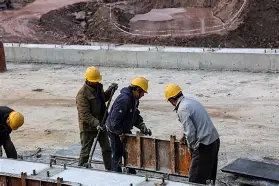
#> input picture 数据增强/datsset/image/001.png, 279 x 186 px
$ python main.py
#> lines starting #> are read from the running program, lines starting #| are printed output that depends on the picture
# -*- coding: utf-8 -*-
"""OpenCV 数据增强课堂案例。"""

from __future__ import annotations

import math
import sys
from pathlib import Path

import cv2
import matplotlib.pyplot as plt
import numpy as np

PROJECT_DIR = Path(__file__).resolve().parent
INPUT_IMAGE_PATH = PROJECT_DIR / "datsset" / "image" / "001.png"
OUTPUT_DIR = PROJECT_DIR / "output"
SHOW_WINDOW = True
RANDOM_SEED = 42

plt.rcParams["font.sans-serif"] = [
    "Microsoft YaHei",
    "SimHei",
    "Arial Unicode MS",
    "DejaVu Sans",
]
plt.rcParams["axes.unicode_minus"] = False


def validate_image(image: np.ndarray) -> None:
    """检查图像是否为非空的 uint8 灰度图或彩色图。"""
    if not isinstance(image, np.ndarray) or image.size == 0:
        raise ValueError("图像必须是非空的 NumPy 数组")
    if image.ndim not in (2, 3):
        raise ValueError("图像必须是二维灰度图或三维彩色图")
    if image.ndim == 3 and image.shape[2] not in (1, 3, 4):
        raise ValueError("图像通道数必须为 1、3 或 4")
    if image.dtype != np.uint8:
        raise ValueError("图像数据类型必须为 uint8")


def read_image(path: str | Path) -> np.ndarray:
    """从字节流解码图像，以支持 Windows 中文路径。"""
    image_path = Path(path)
    if not image_path.is_file():
        raise FileNotFoundError(f"输入图像不存在：{image_path}")
    data = np.fromfile(str(image_path), dtype=np.uint8)
    if data.size == 0:
        raise ValueError(f"输入图像为空：{image_path}")
    image = cv2.imdecode(data, cv2.IMREAD_COLOR)
    if image is None or image.size == 0:
        raise ValueError(f"无法解码输入图像：{image_path}")
    validate_image(image)
    return image


def write_image(path: str | Path, image: np.ndarray) -> None:
    """编码并保存图像，以支持 Windows 中文路径。"""
    validate_image(image)
    output_path = Path(path)
    output_path.parent.mkdir(parents=True, exist_ok=True)
    suffix = output_path.suffix or ".png"
    success, encoded = cv2.imencode(suffix, image)
    if not success:
        raise OSError(f"无法编码输出图像：{output_path}")
    output_path.write_bytes(encoded.tobytes())


def _finite_number(value: float, name: str) -> float:
    if isinstance(value, bool) or not isinstance(value, (int, float)):
        raise ValueError(f"{name}必须是有限数字")
    result = float(value)
    if not math.isfinite(result):
        raise ValueError(f"{name}必须是有限数字")
    return result


def horizontal_flip(image: np.ndarray) -> np.ndarray:
    """水平翻转，模拟不同拍摄方向。"""
    validate_image(image)
    return cv2.flip(image, 1)


def rotate_image(image: np.ndarray, angle_degrees: float = 15.0) -> np.ndarray:
    """按顺时针角度旋转，输出尺寸保持不变。"""
    validate_image(image)
    angle = _finite_number(angle_degrees, "旋转角度")
    height, width = image.shape[:2]
    center = ((width - 1) / 2.0, (height - 1) / 2.0)
    matrix = cv2.getRotationMatrix2D(center, -angle, 1.0)
    return cv2.warpAffine(
        image,
        matrix,
        (width, height),
        flags=cv2.INTER_LINEAR,
        borderMode=cv2.BORDER_CONSTANT,
        borderValue=0,
    )


def adjust_brightness(image: np.ndarray, factor: float) -> np.ndarray:
    """按比例调整亮度，并将像素裁剪到 0～255。"""
    validate_image(image)
    brightness_factor = _finite_number(factor, "亮度系数")
    if brightness_factor < 0:
        raise ValueError("亮度系数不能为负数")
    adjusted = image.astype(np.float32) * brightness_factor
    return np.clip(adjusted, 0, 255).astype(np.uint8)


def gaussian_blur(image: np.ndarray, kernel_size: int = 7) -> np.ndarray:
    """使用正方形高斯核模拟相机失焦。"""
    validate_image(image)
    if isinstance(kernel_size, bool) or not isinstance(kernel_size, int):
        raise ValueError("高斯卷积核大小必须是正奇数")
    if kernel_size <= 0 or kernel_size % 2 == 0:
        raise ValueError("高斯卷积核大小必须是正奇数")
    return cv2.GaussianBlur(image, (kernel_size, kernel_size), 0)


def add_gaussian_noise(
    image: np.ndarray,
    mean: float = 0.0,
    stddev: float = 20.0,
    seed: int = RANDOM_SEED,
) -> np.ndarray:
    """添加可复现的高斯噪声。"""
    validate_image(image)
    noise_mean = _finite_number(mean, "噪声均值")
    noise_stddev = _finite_number(stddev, "噪声标准差")
    if noise_stddev < 0:
        raise ValueError("噪声标准差不能为负数")
    if isinstance(seed, bool) or not isinstance(seed, int):
        raise ValueError("随机种子必须是整数")
    generator = np.random.default_rng(seed)
    noise = generator.normal(noise_mean, noise_stddev, image.shape)
    noisy = image.astype(np.float32) + noise.astype(np.float32)
    return np.clip(noisy, 0, 255).astype(np.uint8)


def validate_augmented_result(
    name: str, result: np.ndarray, reference: np.ndarray
) -> None:
    """验证增强结果的尺寸、类型和像素范围。"""
    validate_image(reference)
    validate_image(result)
    if result.shape != reference.shape:
        raise ValueError(f"{name}结果尺寸或通道数与原图不一致")
    if int(result.min()) < 0 or int(result.max()) > 255:
        raise ValueError(f"{name}结果像素超出 0～255")


def combined_augmentation(image: np.ndarray, seed: int = RANDOM_SEED) -> np.ndarray:
    """依次执行旋转、亮度降低、模糊和加噪声。"""
    result = rotate_image(image, angle_degrees=15.0)
    result = adjust_brightness(result, factor=0.55)
    result = gaussian_blur(result, kernel_size=7)
    return add_gaussian_noise(result, mean=0.0, stddev=20.0, seed=seed)


OUTPUT_FILENAMES = {
    "原图": "00_原图.png",
    "水平翻转": "01_水平翻转.png",
    "顺时针旋转 15°": "02_旋转.png",
    "亮度降低": "03_亮度降低.png",
    "亮度提高": "04_亮度提高.png",
    "高斯模糊": "05_高斯模糊.png",
    "高斯噪声": "06_添加高斯噪声.png",
    "多增强组合": "07_多增强组合.png",
}


def build_augmented_images(
    image: np.ndarray, seed: int = RANDOM_SEED
) -> dict[str, np.ndarray]:
    """生成课堂对比所需的全部图像。"""
    validate_image(image)
    images = {
        "原图": image.copy(),
        "水平翻转": horizontal_flip(image),
        "顺时针旋转 15°": rotate_image(image, angle_degrees=15.0),
        "亮度降低": adjust_brightness(image, factor=0.55),
        "亮度提高": adjust_brightness(image, factor=1.45),
        "高斯模糊": gaussian_blur(image, kernel_size=7),
        "高斯噪声": add_gaussian_noise(image, stddev=20.0, seed=seed),
        "多增强组合": combined_augmentation(image, seed=seed),
    }
    for name, result in images.items():
        validate_augmented_result(name, result, image)
    return images


def save_augmented_images(
    images: dict[str, np.ndarray], output_dir: str | Path
) -> list[Path]:
    """按固定的教学顺序保存原图和增强结果。"""
    destination = Path(output_dir)
    destination.mkdir(parents=True, exist_ok=True)
    paths: list[Path] = []
    for name, filename in OUTPUT_FILENAMES.items():
        if name not in images:
            raise ValueError(f"缺少待保存的图像：{name}")
        path = destination / filename
        write_image(path, images[name])
        paths.append(path)
    return paths


def _display_image(image: np.ndarray) -> np.ndarray:
    if image.ndim == 2:
        return image
    if image.shape[2] == 1:
        return image[:, :, 0]
    if image.shape[2] == 3:
        return cv2.cvtColor(image, cv2.COLOR_BGR2RGB)
    return cv2.cvtColor(image, cv2.COLOR_BGRA2RGBA)


def create_comparison_figure(
    images: dict[str, np.ndarray],
    output_path: str | Path,
    show: bool = True,
) -> Path:
    """生成并保存 2×4 数据增强效果对比图。"""
    if list(images) != list(OUTPUT_FILENAMES):
        raise ValueError("对比图的图像名称或顺序不正确")
    figure, axes = plt.subplots(2, 4, figsize=(16, 8))
    for axis, (title, image) in zip(axes.flat, images.items()):
        display = _display_image(image)
        axis.imshow(display, cmap="gray" if display.ndim == 2 else None)
        axis.set_title(title, fontsize=13)
        axis.axis("off")
    figure.suptitle("施工现场图像数据增强效果对比", fontsize=18, fontweight="bold")
    figure.tight_layout(rect=(0, 0, 1, 0.94))

    destination = Path(output_path)
    destination.parent.mkdir(parents=True, exist_ok=True)
    figure.savefig(destination, dpi=160, bbox_inches="tight")
    if show:
        plt.show()
    plt.close(figure)
    return destination


def run_demo(
    input_path: str | Path = INPUT_IMAGE_PATH,
    output_dir: str | Path = OUTPUT_DIR,
    show: bool = SHOW_WINDOW,
) -> list[Path]:
    """运行完整教学案例并返回生成文件路径。"""
    image = read_image(input_path)
    images = build_augmented_images(image, seed=RANDOM_SEED)
    generated = save_augmented_images(images, output_dir)
    comparison_path = create_comparison_figure(
        images,
        Path(output_dir) / "数据增强效果对比.png",
        show=show,
    )
    generated.append(comparison_path)
    return generated


def main() -> int:
    """运行课堂案例并返回程序退出码。"""
    print("\n" + "=" * 60)
    print("OpenCV 数据增强课堂教学案例")
    print("=" * 60)
    print(f"输入图像：{INPUT_IMAGE_PATH}")
    try:
        generated = run_demo(show=SHOW_WINDOW)
#> in read_image, image is the input picture: shape (186, 279, 3); mean B, G, R 122.3, 123.8, 130.2
#> in adjust_brightness, `adjusted = image.astype(np.float32) * brightness_factor`:
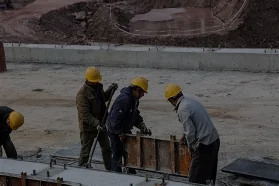
#> adjusted: shape (186, 279, 3) float32; mean B, G, R 67.3, 68.1, 71.6
#> in add_gaussian_noise, `noisy = image.astype(np.float32) + noise.astype(np.float32)`:
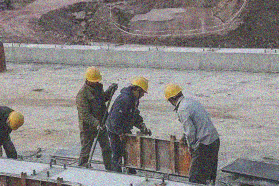
#> noisy: shape (186, 279, 3) float32; mean B, G, R 122.2, 123.8, 130.1; drawn with min black and max white
#> in add_gaussian_noise, `return np.clip(noisy, 0, 255).astype(np.uint8)`:
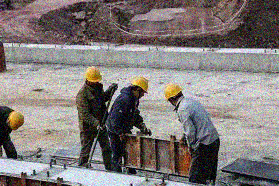
#> returned value: shape (186, 279, 3); mean of channels 0, 1, 2 122, 123.6, 129.8; drawn as B, G, R
#> call 3 of adjust_brightness, with factor = 0.55
#> in adjust_brightness (call 3), `adjusted = image.astype(np.float32) * brightness_factor`:
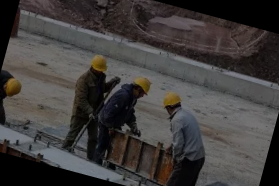
#> adjusted: shape (186, 279, 3) float32; mean B, G, R 61.7, 62.7, 65.7
#> call 2 of add_gaussian_noise, with mean = 0, stddev = 20, seed = 42
#> in add_gaussian_noise (call 2), `noisy = image.astype(np.float32) + noise.astype(np.float32)`:
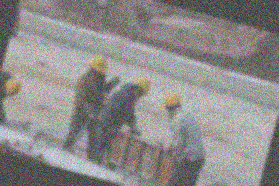
#> noisy: shape (186, 279, 3) float32; mean B, G, R 61.1, 62.3, 65.2; drawn with min black and max white
#> in add_gaussian_noise (call 2), `return np.clip(noisy, 0, 255).astype(np.uint8)`:
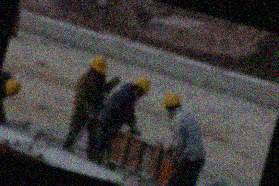
#> returned value: shape (186, 279, 3); mean of channels 0, 1, 2 61.9, 63, 65.9; drawn as B, G, R
#> the loop in build_augmented_images, `for name, result in images.items():` made 8 passes
#> name on passes 1 to 8: '原图', '水平翻转', '顺时针旋转 15°', '亮度降低', '亮度提高', '高斯模糊', '高斯噪声', '多增强组合'
#> in run_demo, `images = build_augmented_images(image, seed=RANDOM_SEED)`: images = 8 items
#> the loop in create_comparison_figure, `for axis, (title, image) in zip(axes.flat, images.items()):` made 8 passes
#> in create_comparison_figure, `figure.savefig(destination, dpi=160, bbox_inches="tight")`:
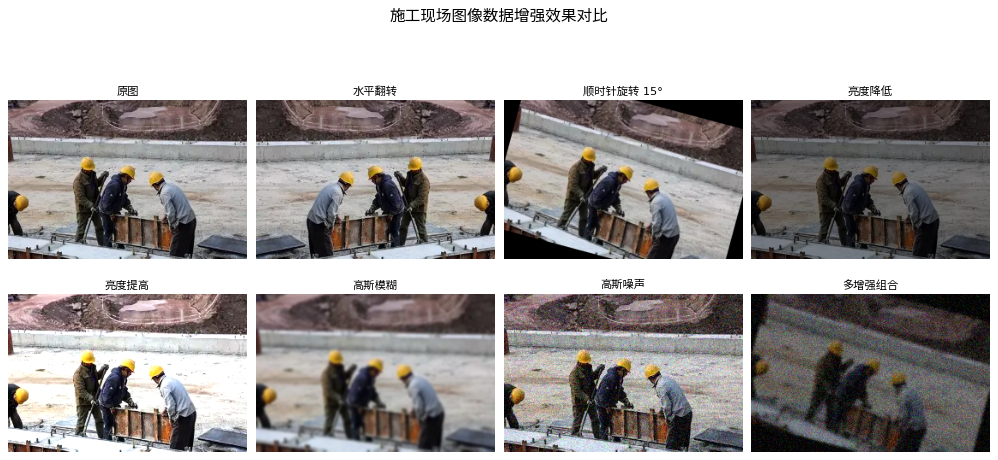
#> figure drawn by matplotlib, 8 panels
#> generated = 9 items
    except (FileNotFoundError, ValueError, OSError, cv2.error) as exc:
        print(f"错误：{exc}", file=sys.stderr)
        return 2

    print("\n已生成以下结果：")
    for path in generated:
        print(f"  - {path}")
#> this loop made 9 passes
#|   - 数据增强/output/00_原图.png
#|   - 数据增强/output/01_水平翻转.png
#|   - 数据增强/output/02_旋转.png
#|   - 数据增强/output/03_亮度降低.png
#|   - 数据增强/output/04_亮度提高.png
#|   - 数据增强/output/05_高斯模糊.png
#|   - 数据增强/output/06_添加高斯噪声.png
#|   - 数据增强/output/07_多增强组合.png
#> (further printed lines are left out)
    print("\n提示：可修改 main.py 顶部参数和增强函数默认值进行课堂实验。")
    return 0


if __name__ == "__main__":
    raise SystemExit(main())
#> (the program exits here)
